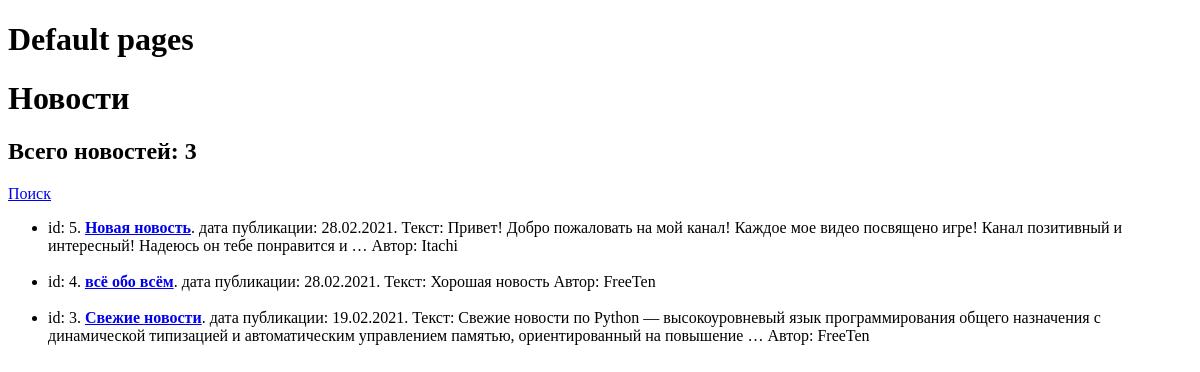
Before: /news/ with the older database file.
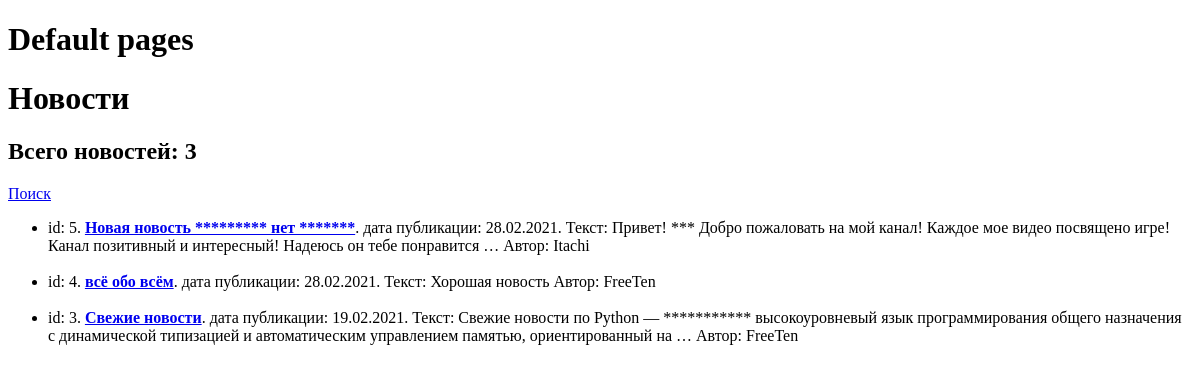
After: the same page with the newer database file.
### NewsPaper/models.py (models this page shows, shortened)
class Post(models.Model):
    state = 'ST'
    news = 'NE'
    FIELD = [
        (state, 'Статья'),
        (news, 'Новость')
    ]
    type = models.CharField(max_length=2, choices=FIELD)
    post_date_creation = models.DateTimeField(auto_now_add=True)
    post_heading = models.CharField(max_length=255)
    post_text = models.TextField()
    post_rating = models.IntegerField(default=0)
    author = models.ForeignKey(Author, on_delete=models.CASCADE)
    category = models.ManyToManyField(Category, through='PostCategory')

class Author(models.Model):
    user = models.ForeignKey(User, on_delete=models.CASCADE)
    author_rating = models.IntegerField(default=0)

### NewsPaper/views.py (the view)
# urls.py: path('', NewsList.as_view()),
class NewsList(ListView):
    model = Post
    template_name = 'news.html'
    context_object_name = 'news'
    queryset = Post.objects.filter(type='NE').order_by('-post_date_creation')
    paginate_by = 5

### NewsPaper/templatetags/my_filters.py (called while the page is built)
@register.filter(name='censor')
def censor(value):
    if isinstance(value, str):
        censor_words = ['плохоеслово', 'компостер', 'гадость', 'лох']
        split_string = value.split()
        for word in censor_words:
            if word in split_string:
                for j in range(len(split_string)):
                    if word == split_string[j]:
                        split_string[j] = '*' * len(split_string[j])
        return ' '.join(split_string)
    else:
        raise ValueError(f'Ошибка: значение должно быть строкой')

### templates/news.html (shortened to what this page needs)
{% extends 'default.html' %}
{% load my_filters %}
{% block content %}
    <h1>Новости</h1>
    <h2>Всего новостей: {{ news|length }}</h2>
    <div><a href="/news/search">Поиск</a></div>
        <ul>
            {% for single_news in news %}
                <li>id: {{ single_news.id }}. <b><a href="/news/{{ single_news.id }}">{{ single_news.post_heading|censor }}</a></b>. дата публикации: {{ single_news.post_date_creation|date:'d.m.Y' }}. Текст: {{ single_news.post_text|truncatewords:20|censor }} Автор: {{ single_news.author.user }}</li>
                <br>
            {% endfor %}
        </ul>
{% endblock content %}

Changed rows visible on the page:
changed Post "Itachi": post_heading|censor "Новая новость" → "Новая новость ********* нет *******"; post_text|censor "Привет! Добро пожаловать на мой канал! Каждое мое видео посвящено игре! Канал позитивный и интересный! Надеюсь он тебе понравится и …" → "Привет! *** Добро пожаловать на мой канал! Каждое мое видео посвящено игре! Канал позитивный и интересный! Надеюсь он тебе понравится …"
changed Post "Свежие новости": post_text|censor "…новости по Python — высокоуровневый язык программирования общего назначения с динамической типизацией и автоматическим управлением памятью, ориентированный на повышение …" → "…новости по Python — *********** высокоуровневый язык программирования общего назначения с динамической типизацией и автоматическим управлением памятью, ориентированный на …"
